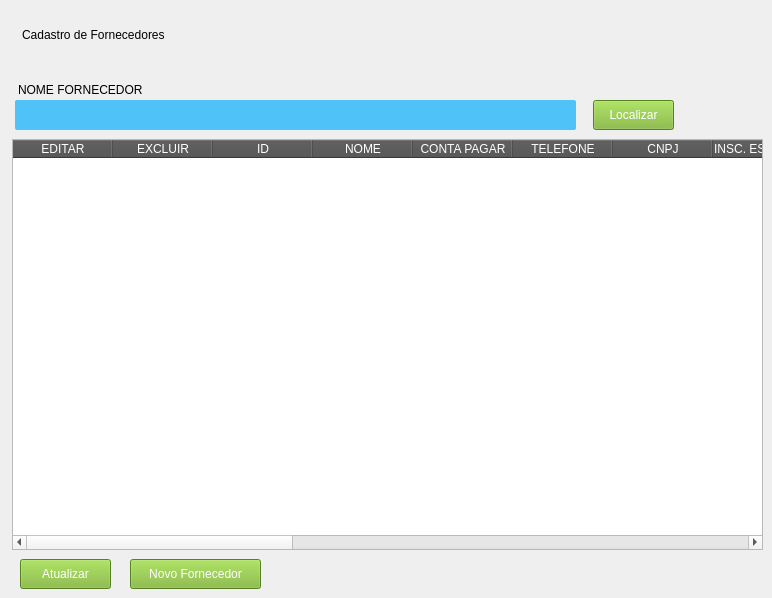
       <widget class="QWidget" name="formDataTableFornecedor">
        <widget class="QLabel" name="lbl_titulo_cadastro_fornecedor">
         <property name="geometry">
          <rect>
           <x>22</x>
           <y>19</y>
           <width>741</width>
           <height>31</height>
          </rect>
         </property>
         <property name="styleSheet">
          <string notr="true">font: 700 20pt &quot;Arial&quot;;
border-bottom: 2px solid;</string>
         </property>
         <property name="text">
          <string>Cadastro de Fornecedores</string>
         </property>
        </widget>
        <widget class="QPushButton" name="btn_refresh_data_table_fornecedor">
         <property name="geometry">
          <rect>
           <x>20</x>
           <y>559</y>
           <width>91</width>
           <height>30</height>
          </rect>
         </property>
         <property name="styleSheet">
          <string notr="true">QPushButton {
	font: 10pt &quot;Arial&quot;;
	background-color: #7AB32E;
	color: #FFF;
 }
QPushButton:hover{
	background-color: rgb(0, 170, 0);
}</string>
         </property>
         <property name="text">
          <string>Atualizar</string>
         </property>
         <property name="icon">
          <iconset>
           <normaloff>icons/iconRefresh.png</normaloff>icons/iconRefresh.png</iconset>
         </property>
        </widget>
        <widget class="QTableWidget" name="dt_Fornecedor">
         <property name="geometry">
          <rect>
           <x>12</x>
           <y>139</y>
           <width>751</width>
           <height>411</height>
          </rect>
         </property>
         <property name="styleSheet">
          <string notr="true">::section { background-color:#4f4f4f; color:#ffffff; }</string>
         </property>
         <column>
          <property name="text">
           <string>EDITAR</string>
          </property>
         </column>
         <column>
          <property name="text">
           <string>EXCLUIR</string>
          </property>
         </column>
         <column>
          <property name="text">
           <string>ID</string>
          </property>
         </column>
         <column>
          <property name="text">
           <string>NOME</string>
          </property>
         </column>
         <column>
          <property name="text">
           <string>CONTA PAGAR</string>
          </property>
         </column>
         <column>
          <property name="text">
           <string>TELEFONE</string>
          </property>
         </column>
         <column>
          <property name="text">
           <string>CNPJ</string>
          </property>
         </column>
         <column>
          <property name="text">
           <string>INSC. ESTADUAL</string>
          </property>
         </column>
         <column>
          <property name="text">
           <string>EMAIL</string>
          </property>
         </column>
         <column>
          <property name="text">
           <string>SITE</string>
          </property>
         </column>
         <column>
          <property name="text">
           <string>CEP</string>
          </property>
         </column>
         <column>
          <property name="text">
           <string>RUA</string>
          </property>
         </column>
         <column>
          <property name="text">
           <string>NRO</string>
          </property>
         </column>
         <column>
          <property name="text">
           <string>BAIIRO</string>
          </property>
         </column>
         <column>
          <property name="text">
           <string>CIDADE</string>
          </property>
         </column>
         <column>
          <property name="text">
           <string>ESTADO</string>
          </property>
         </column>
         <column>
          <property name="text">
           <string>COMPLEMENTO</string>
          </property>
         </column>
         <column>
          <property name="text">
           <string>OBSERVAÇÃO</string>
          </property>
         </column>
         <column>
          <property name="text">
           <string>ATIVO</string>
          </property>
         </column>
        </widget>
        <widget class="QPushButton" name="btn_add_fornecedor">
         <property name="geometry">
          <rect>
           <x>130</x>
           <y>559</y>
           <width>131</width>
           <height>30</height>
          </rect>
         </property>
         <property name="styleSheet">
          <string notr="true">QPushButton {
	font: 10pt &quot;Arial&quot;;
	background-color: #7AB32E;
	color: #FFF;
 }
QPushButton:hover{
	background-color: rgb(0, 170, 0);
}</string>
         </property>
         <property name="text">
          <string>Novo Fornecedor</string>
         </property>
         <property name="icon">
          <iconset>
           <normaloff>icons/iconAdd.png</normaloff>icons/iconAdd.png</iconset>
         </property>
        </widget>
        <widget class="QPushButton" name="btn_search_fornecedor">
         <property name="geometry">
          <rect>
           <x>593</x>
           <y>100</y>
           <width>81</width>
           <height>30</height>
          </rect>
         </property>
         <property name="styleSheet">
          <string notr="true">QPushButton {
	font: 10pt &quot;Arial&quot;;
	background-color: #7AB32E;
	color: #FFF;
 }
QPushButton:hover{
	background-color: rgb(0, 170, 0);
}</string>
         </property>
         <property name="text">
          <string>Localizar</string>
         </property>
         <property name="icon">
          <iconset>
           <normaloff>icons/iconSearch.png</normaloff>icons/iconSearch.png</iconset>
         </property>
        </widget>
        <widget class="QLabel" name="lbl_fornecedor_nome_3">
         <property name="geometry">
          <rect>
           <x>18</x>
           <y>82</y>
           <width>151</width>
           <height>16</height>
          </rect>
         </property>
         <property name="styleSheet">
          <string notr="true">font: 700 10pt &quot;Arial&quot;;</string>
         </property>
         <property name="text">
          <string>NOME FORNECEDOR</string>
         </property>
        </widget>
        <widget class="QLineEdit" name="search_fornecedor">
         <property name="geometry">
          <rect>
           <x>15</x>
           <y>100</y>
           <width>561</width>
           <height>30</height>
          </rect>
         </property>
         <property name="styleSheet">
          <string notr="true">QLineEdit{
	background-color: #4fc2f7;
	font: 12pt &quot;Arial&quot;;
	color: rgb(255, 255, 255);
	border:none;
	border-radius: 2px;
}

QLineEdit:Focus {
	border: 1px solid red;
}</string>
         </property>
        </widget>
       </widget>
